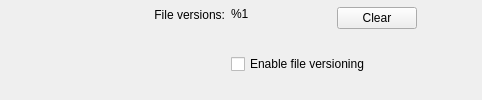
        <widget class="QWidget" name="gVersions" native="true">
         <layout class="QVBoxLayout" name="verticalLayout_24">
          <property name="leftMargin">
           <number>25</number>
          </property>
          <property name="topMargin">
           <number>0</number>
          </property>
          <property name="rightMargin">
           <number>25</number>
          </property>
          <property name="bottomMargin">
           <number>0</number>
          </property>
          <item>
           <layout class="QGridLayout" name="gridLayout_4" columnminimumwidth="200,100,0">
            <property name="verticalSpacing">
             <number>0</number>
            </property>
            <item row="0" column="0">
             <widget class="QWidget" name="wVersions" native="true">
              <layout class="QVBoxLayout" name="verticalLayout_37">
               <property name="leftMargin">
                <number>0</number>
               </property>
               <property name="topMargin">
                <number>0</number>
               </property>
               <property name="rightMargin">
                <number>0</number>
               </property>
               <property name="bottomMargin">
                <number>0</number>
               </property>
               <item>
                <widget class="QLabel" name="lFileVersions">
                 <property name="text">
                  <string>File versions:</string>
                 </property>
                 <property name="alignment">
                  <set>Qt::AlignRight|Qt::AlignTrailing|Qt::AlignVCenter</set>
                 </property>
                </widget>
               </item>
              </layout>
             </widget>
            </item>
            <item row="0" column="2">
             <widget class="QWidget" name="wContainerVersions" native="true">
              <property name="sizePolicy">
               <sizepolicy hsizetype="Preferred" vsizetype="Maximum">
                <horstretch>0</horstretch>
                <verstretch>0</verstretch>
               </sizepolicy>
              </property>
              <layout class="QVBoxLayout" name="verticalLayout_36">
               <property name="spacing">
                <number>0</number>
               </property>
               <property name="leftMargin">
                <number>0</number>
               </property>
               <property name="topMargin">
                <number>0</number>
               </property>
               <property name="rightMargin">
                <number>0</number>
               </property>
               <property name="bottomMargin">
                <number>0</number>
               </property>
               <item>
                <widget class="QWidget" name="wFileVersions" native="true">
                 <layout class="QHBoxLayout" name="horizontalLayout_17">
                  <property name="leftMargin">
                   <number>0</number>
                  </property>
                  <property name="topMargin">
                   <number>7</number>
                  </property>
                  <property name="rightMargin">
                   <number>0</number>
                  </property>
                  <property name="bottomMargin">
                   <number>0</number>
                  </property>
                  <item>
                   <widget class="QPushButton" name="bClearFileVersions">
                    <property name="enabled">
                     <bool>true</bool>
                    </property>
                    <property name="text">
                     <string>Clear</string>
                    </property>
                    <property name="autoDefault">
                     <bool>false</bool>
                    </property>
                   </widget>
                  </item>
                  <item>
                   <spacer name="horizontalSpacer_6">
                    <property name="orientation">
                     <enum>Qt::Horizontal</enum>
                    </property>
                    <property name="sizeHint" stdset="0">
                     <size>
                      <width>40</width>
                      <height>20</height>
                     </size>
                    </property>
                   </spacer>
                  </item>
                 </layout>
                </widget>
               </item>
              </layout>
             </widget>
            </item>
            <item row="0" column="1">
             <widget class="QLabel" name="lFileVersionsSize">
              <property name="sizePolicy">
               <sizepolicy hsizetype="Preferred" vsizetype="Maximum">
                <horstretch>0</horstretch>
                <verstretch>0</verstretch>
               </sizepolicy>
              </property>
              <property name="minimumSize">
               <size>
                <width>100</width>
                <height>0</height>
               </size>
              </property>
              <property name="maximumSize">
               <size>
                <width>100</width>
                <height>16777215</height>
               </size>
              </property>
              <property name="focusPolicy">
               <enum>Qt::NoFocus</enum>
              </property>
              <property name="styleSheet">
               <string notr="true"/>
              </property>
              <property name="text">
               <string notr="true">%1</string>
              </property>
              <property name="margin">
               <number>0</number>
              </property>
              <property name="indent">
               <number>0</number>
              </property>
             </widget>
            </item>
            <item row="1" column="1" colspan="2">
             <widget class="QWidget" name="wFileVersioning" native="true">
              <layout class="QHBoxLayout" name="horizontalLayout_14">
               <property name="leftMargin">
                <number>0</number>
               </property>
               <property name="topMargin">
                <number>0</number>
               </property>
               <property name="rightMargin">
                <number>0</number>
               </property>
               <property name="bottomMargin">
                <number>0</number>
               </property>
               <item>
                <widget class="QCheckBox" name="cFileVersioning">
                 <property name="minimumSize">
                  <size>
                   <width>145</width>
                   <height>0</height>
                  </size>
                 </property>
                 <property name="maximumSize">
                  <size>
                   <width>16777215</width>
                   <height>16777215</height>
                  </size>
                 </property>
                 <property name="text">
                  <string>Enable file versioning</string>
                 </property>
                </widget>
               </item>
               <item>
                <spacer name="horizontalSpacer_9">
                 <property name="orientation">
                  <enum>Qt::Horizontal</enum>
                 </property>
                 <property name="sizeHint" stdset="0">
                  <size>
                   <width>20</width>
                   <height>20</height>
                  </size>
                 </property>
                </spacer>
               </item>
              </layout>
             </widget>
            </item>
           </layout>
          </item>
         </layout>
        </widget>
